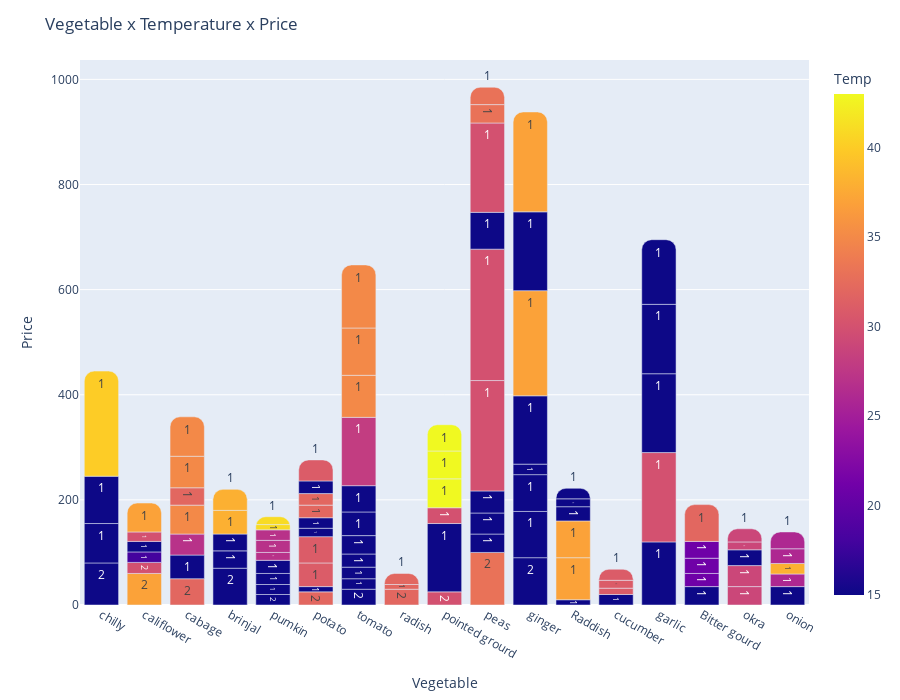

Notebook code for this chart:
### Code cell
fig = px.bar(
    data_frame=data_count_veg_temp_price,
    x="Vegetable",
    y="Price per kg",
    text=round((data_count_veg_temp_price["count"])).apply(lambda x: f"{x}"),
    color="Temp",
)

fig.update_layout(
    title= "Vegetable x Temperature x Price",
    xaxis_title= "Vegetable",
    yaxis_title= "Price",
    barcornerradius=10,
    height=700 
)

fig

### Figure 1 — Plotly figure (JSON) as saved in the notebook; plotly's stock layout.template omitted (floating-point values rounded to 4 significant figures)
{"data": [{"alignmentgroup": "True", "hovertemplate": "Vegetable=%{x}<br>Price per kg=%{y}<br>text=%{text}<br>Temp=%{marker.color}<extra></extra>", "legendgroup": "", "marker": {"color": [15, 37, 30, 32, 15, 15, 32, 15, 32, 30, 33, 15, 15, 15, 15, 37, 37, 15, 15, 38, 27, 35, 32, 35, 35, 18, 15, 30, 38, 37, 15, 15, 40, 15, 31, 31, 31, 15, 15, 15, 15, 21, 21, 21, 32, 15, 15, 15, 30, 15, 15, 15, 15, 29, 29, 15, 26, 37, 15, 15, 37, 15, 38, 15, 15, 30, 30, 15, 30, 33, 33, 15, 30, 26, 26, 29, 29, 15, 43, 43, 43, 31, 31, 15, 15, 32, 32, 15, 15, 15, 27, 15, 31, 27, 27, 32, 41, 32, 15, 15, 41, 15, 15, 15, 15, 28, 35, 35, 35], "coloraxis": "coloraxis", "pattern": {"shape": ""}}, "name": "", "offsetgroup": "", "orientation": "v", "showlegend": false, "text": ["2", "2", "2", "2", "2", "2", "2", "2", "2", "2", "2", "2", "1", "1", "1", "1", "1", "1", "1", "1", "1", "1", "1", "1", "1", "1", "1", "1", "1", "1", "1", "1", "1", "1", "1", "1", "1", "1", "1", "1", "1", "1", "1", "1", "1", "1", "1", "1", "1", "1", "1", "1", "1", "1", "1", "1", "1", "1", "1", "1", "1", "1", "1", "1", "1", "1", "1", "1", "1", "1", "1", "1", "1", "1", "1", "1", "1", "1", "1", "1", "1", "1", "1", "1", "1", "1", "1", "1", "1", "1", "1", "1", "1", "1", "1", "1", "1", "1", "1", "1", "1", "1", "1", "1", "1", "1", "1", "1", "1"], "textposition": "auto", "type": "bar", "x": ["chilly", "califlower", "califlower", "cabage", "brinjal", "pumkin", "potato", "tomato ", "radish", "pointed grourd ", "peas", "ginger", "Raddish", "brinjal", "brinjal", "Raddish", "Raddish", "Raddish", "cabage", "brinjal", "cabage", "cabage", "cabage", "cabage", "cabage", "califlower", "califlower", "califlower", "brinjal", "califlower", "chilly", "chilly", "chilly", "cucumber", "cucumber", "cucumber", "cucumber", "garlic", "Raddish", "Raddish", "Bitter gourd", "Bitter gourd", "Bitter gourd", "Bitter gourd", "Bitter gourd", "ginger", "ginger", "ginger", "garlic", "garlic", "garlic", "garlic", "ginger", "okra", "okra", "onion", "onion", "ginger", "okra", "ginger", "ginger", "peas", "onion", "peas", "peas", "peas", "peas", "peas", "peas", "peas", "peas", "pointed grourd ", "pointed grourd ", "onion", "onion", "okra", "okra", "potato", "pointed grourd ", "pointed grourd ", "pointed grourd ", "potato", "potato", "potato", "potato", "potato", "potato", "pumkin", "pumkin", "pumkin", "pumkin", "potato", "potato", "pumkin", "pumkin", "radish", "pumkin", "radish", "tomato ", "tomato ", "pumkin", "tomato ", "tomato ", "tomato ", "tomato ", "tomato ", "tomato ", "tomato ", "tomato "], "xaxis": "x", "y": [80, 60, 21, 50, 70, 20, 25, 30, 30, 25, 100, 90, 10, 33, 32, 80, 70, 27, 45, 45, 40, 55, 33, 60, 75, 20, 20, 18, 40, 55, 75, 90, 200, 20, 12, 15, 21, 120, 15, 20, 35, 25, 29, 32, 70, 88, 70, 20, 170, 150, 132, 123, 130, 35, 40, 35, 24, 200, 30, 150, 190, 35, 20, 40, 42, 210, 250, 70, 170, 35, 33, 130, 30, 28, 32, 15, 25, 10, 55, 53, 50, 45, 50, 16, 20, 24, 22, 19, 21, 25, 15, 24, 40, 23, 20, 9, 10, 21, 20, 22, 15, 25, 35, 45, 50, 130, 80, 90, 120], "yaxis": "y"}], "layout": {"barcornerradius": 10, "barmode": "relative", "coloraxis": {"colorbar": {"title": {"text": "Temp"}}, "colorscale": [[0, "#0d0887"], [0.1111, "#46039f"], [0.2222, "#7201a8"], [0.3333, "#9c179e"], [0.4444, "#bd3786"], [0.5556, "#d8576b"], [0.6667, "#ed7953"], [0.7778, "#fb9f3a"], [0.8889, "#fdca26"], [1, "#f0f921"]]}, "height": 700, "legend": {"tracegroupgap": 0}, "margin": {"t": 60}, "title": {"text": "Vegetable x Temperature x Price"}, "xaxis": {"anchor": "y", "domain": [0, 1], "title": {"text": "Vegetable"}}, "yaxis": {"anchor": "x", "domain": [0, 1], "title": {"text": "Price"}}}}
